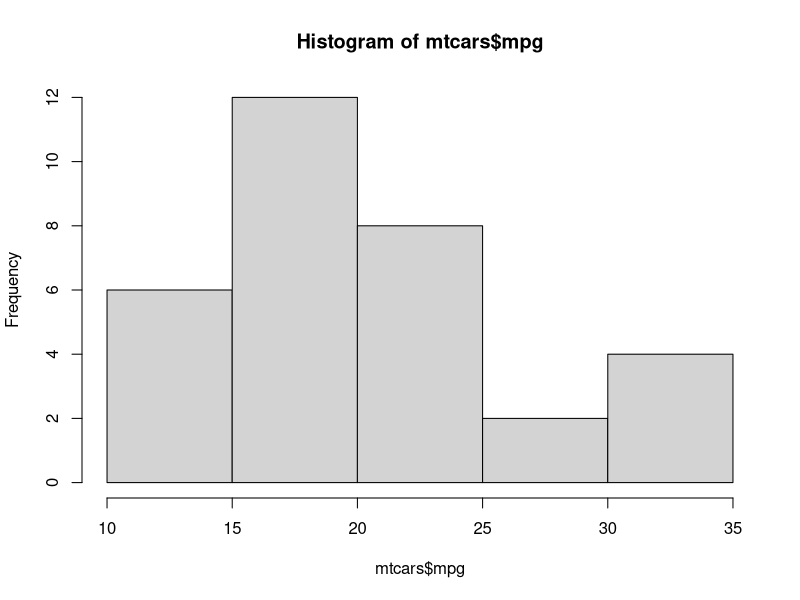
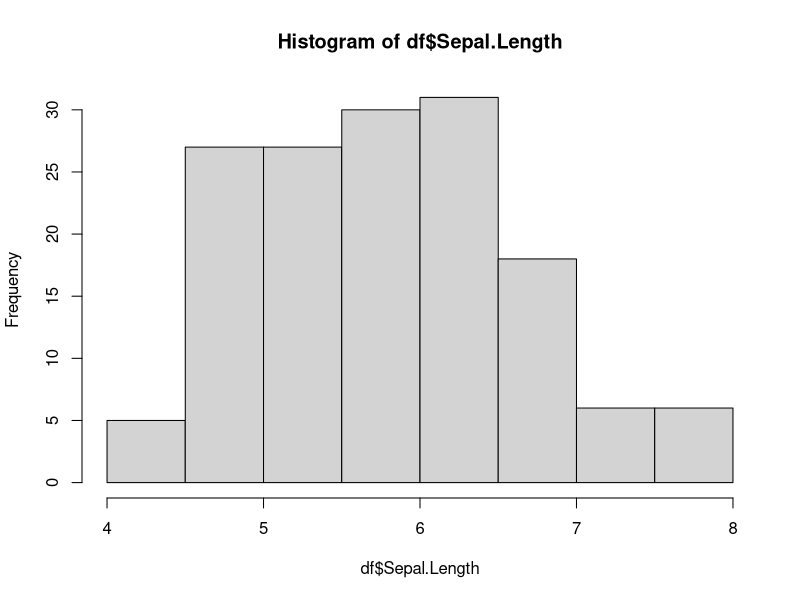
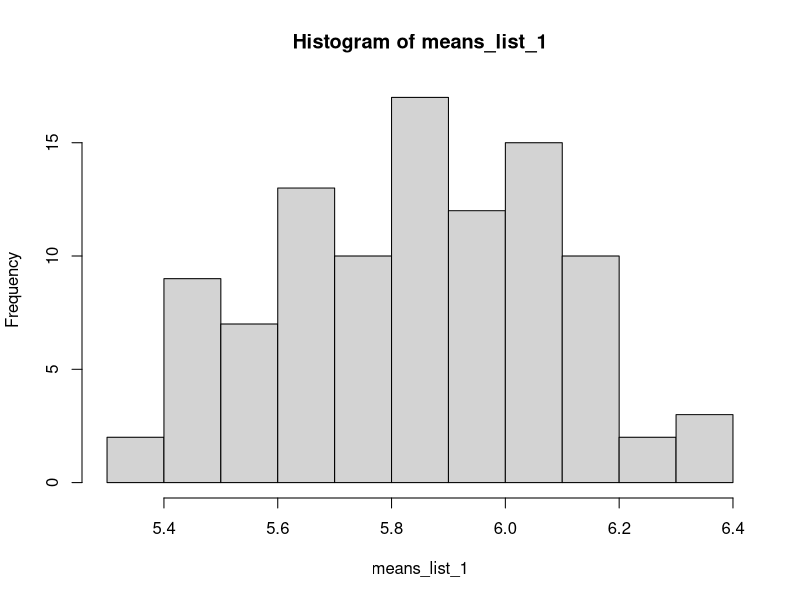
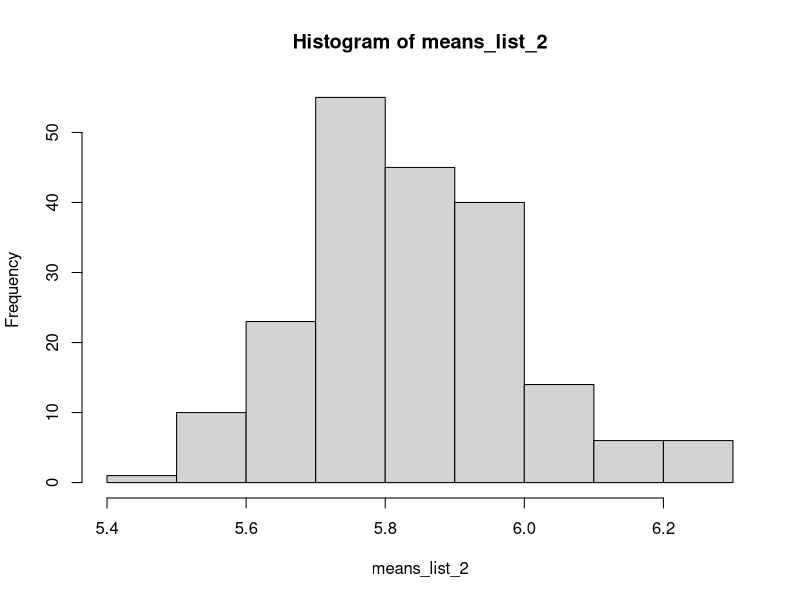
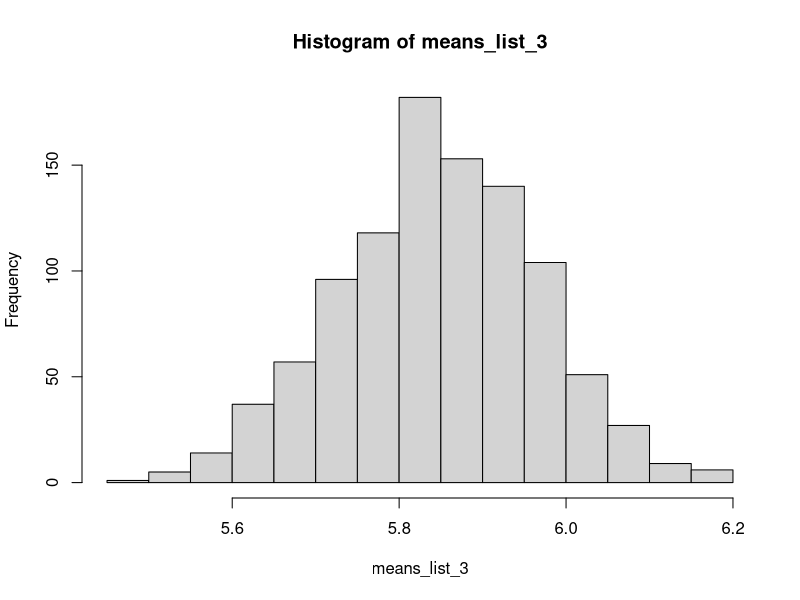

Generate these figures, in order, with R:
## ---- chunk 1
knitr::opts_chunk$set(echo = TRUE)
## ---- chunk 2

hist(mtcars$mpg)

## ---- chunk 3

sample(1:50, 2)

## ---- chunk 4
# select 2 numbers from 1 to 50 and calculate mean
# and repeat that process for 100 times

replicate(n = 100, expr = mean(sample(1:50, size = 2, replace=TRUE)))

## ---- chunk 5
df <- iris
df
pop_mean <- mean(df$Sepal.Length)
pop_mean
e <- sample(df$Sepal.Length, size=30,replace = TRUE)
e
sample_mean <- mean(e)
sample_mean
hist(df$Sepal.Length)
means_list_1 <- replicate(n = 100, expr = mean(sample(df$Sepal.Length, size = 10, replace=TRUE)))
means_list_1
hist(means_list_1)
means_clt_1 <- mean(means_list_1)
means_clt_1
means_list_2 <- replicate(n = 200, expr = mean(sample(df$Sepal.Length, size = 30, replace=TRUE)))
means_list_2
hist(means_list_2)
means_clt_2 <- mean(means_list_2)
means_clt_2
means_list_3 <- replicate(n = 1000, expr = mean(sample(df$Sepal.Length, size = 50, replace=TRUE)))
means_list_3
hist(means_list_3)
means_clt_3 <- mean(means_list_3)
means_clt_3
